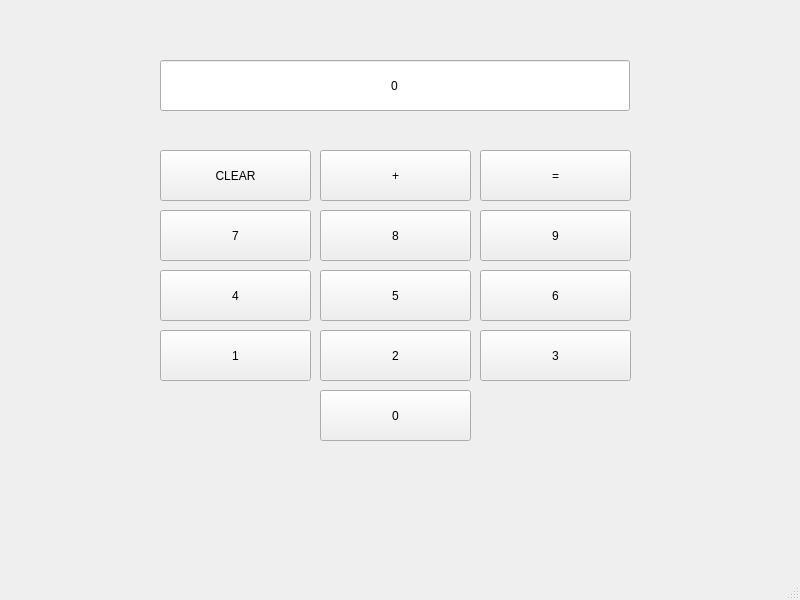
<?xml version="1.0" encoding="UTF-8"?>
<ui version="4.0">
 <class>MainWindow</class>
 <widget class="QMainWindow" name="MainWindow">
  <property name="geometry">
   <rect>
    <x>0</x>
    <y>0</y>
    <width>800</width>
    <height>600</height>
   </rect>
  </property>
  <property name="windowTitle">
   <string>MainWindow</string>
  </property>
  <widget class="QWidget" name="centralwidget">
   <widget class="QLineEdit" name="displayLineEdit">
    <property name="geometry">
     <rect>
      <x>160</x>
      <y>60</y>
      <width>470</width>
      <height>51</height>
     </rect>
    </property>
    <property name="text">
     <string>0</string>
    </property>
    <property name="alignment">
     <set>Qt::AlignmentFlag::AlignCenter</set>
    </property>
    <property name="readOnly">
     <bool>true</bool>
    </property>
   </widget>
   <widget class="QPushButton" name="clrBtn">
    <property name="geometry">
     <rect>
      <x>160</x>
      <y>150</y>
      <width>151</width>
      <height>51</height>
     </rect>
    </property>
    <property name="text">
     <string>CLEAR</string>
    </property>
   </widget>
   <widget class="QPushButton" name="plusBtn">
    <property name="geometry">
     <rect>
      <x>320</x>
      <y>150</y>
      <width>151</width>
      <height>51</height>
     </rect>
    </property>
    <property name="text">
     <string>+</string>
    </property>
   </widget>
   <widget class="QPushButton" name="resultBtn">
    <property name="geometry">
     <rect>
      <x>480</x>
      <y>150</y>
      <width>151</width>
      <height>51</height>
     </rect>
    </property>
    <property name="text">
     <string>=</string>
    </property>
   </widget>
   <widget class="QPushButton" name="sevenBtn">
    <property name="geometry">
     <rect>
      <x>160</x>
      <y>210</y>
      <width>151</width>
      <height>51</height>
     </rect>
    </property>
    <property name="text">
     <string>7</string>
    </property>
   </widget>
   <widget class="QPushButton" name="nineBtn">
    <property name="geometry">
     <rect>
      <x>480</x>
      <y>210</y>
      <width>151</width>
      <height>51</height>
     </rect>
    </property>
    <property name="text">
     <string>9</string>
    </property>
   </widget>
   <widget class="QPushButton" name="eightBtn">
    <property name="geometry">
     <rect>
      <x>320</x>
      <y>210</y>
      <width>151</width>
      <height>51</height>
     </rect>
    </property>
    <property name="text">
     <string>8</string>
    </property>
   </widget>
   <widget class="QPushButton" name="fiveBtn">
    <property name="geometry">
     <rect>
      <x>320</x>
      <y>270</y>
      <width>151</width>
      <height>51</height>
     </rect>
    </property>
    <property name="text">
     <string>5</string>
    </property>
   </widget>
   <widget class="QPushButton" name="fourBtn">
    <property name="geometry">
     <rect>
      <x>160</x>
      <y>270</y>
      <width>151</width>
      <height>51</height>
     </rect>
    </property>
    <property name="text">
     <string>4</string>
    </property>
   </widget>
   <widget class="QPushButton" name="sixBtn">
    <property name="geometry">
     <rect>
      <x>480</x>
      <y>270</y>
      <width>151</width>
      <height>51</height>
     </rect>
    </property>
    <property name="text">
     <string>6</string>
    </property>
   </widget>
   <widget class="QPushButton" name="oneBtn">
    <property name="geometry">
     <rect>
      <x>160</x>
      <y>330</y>
      <width>151</width>
      <height>51</height>
     </rect>
    </property>
    <property name="text">
     <string>1</string>
    </property>
   </widget>
   <widget class="QPushButton" name="twoBtn">
    <property name="geometry">
     <rect>
      <x>320</x>
      <y>330</y>
      <width>151</width>
      <height>51</height>
     </rect>
    </property>
    <property name="text">
     <string>2</string>
    </property>
   </widget>
   <widget class="QPushButton" name="threeBtn">
    <property name="geometry">
     <rect>
      <x>480</x>
      <y>330</y>
      <width>151</width>
      <height>51</height>
     </rect>
    </property>
    <property name="text">
     <string>3</string>
    </property>
   </widget>
   <widget class="QPushButton" name="zeroBtn">
    <property name="geometry">
     <rect>
      <x>320</x>
      <y>390</y>
      <width>151</width>
      <height>51</height>
     </rect>
    </property>
    <property name="text">
     <string>0</string>
    </property>
   </widget>
  </widget>
  <widget class="QMenuBar" name="menubar">
   <property name="geometry">
    <rect>
     <x>0</x>
     <y>0</y>
     <width>800</width>
     <height>24</height>
    </rect>
   </property>
  </widget>
  <widget class="QStatusBar" name="statusbar"/>
 </widget>
 <resources/>
 <connections/>
</ui>
